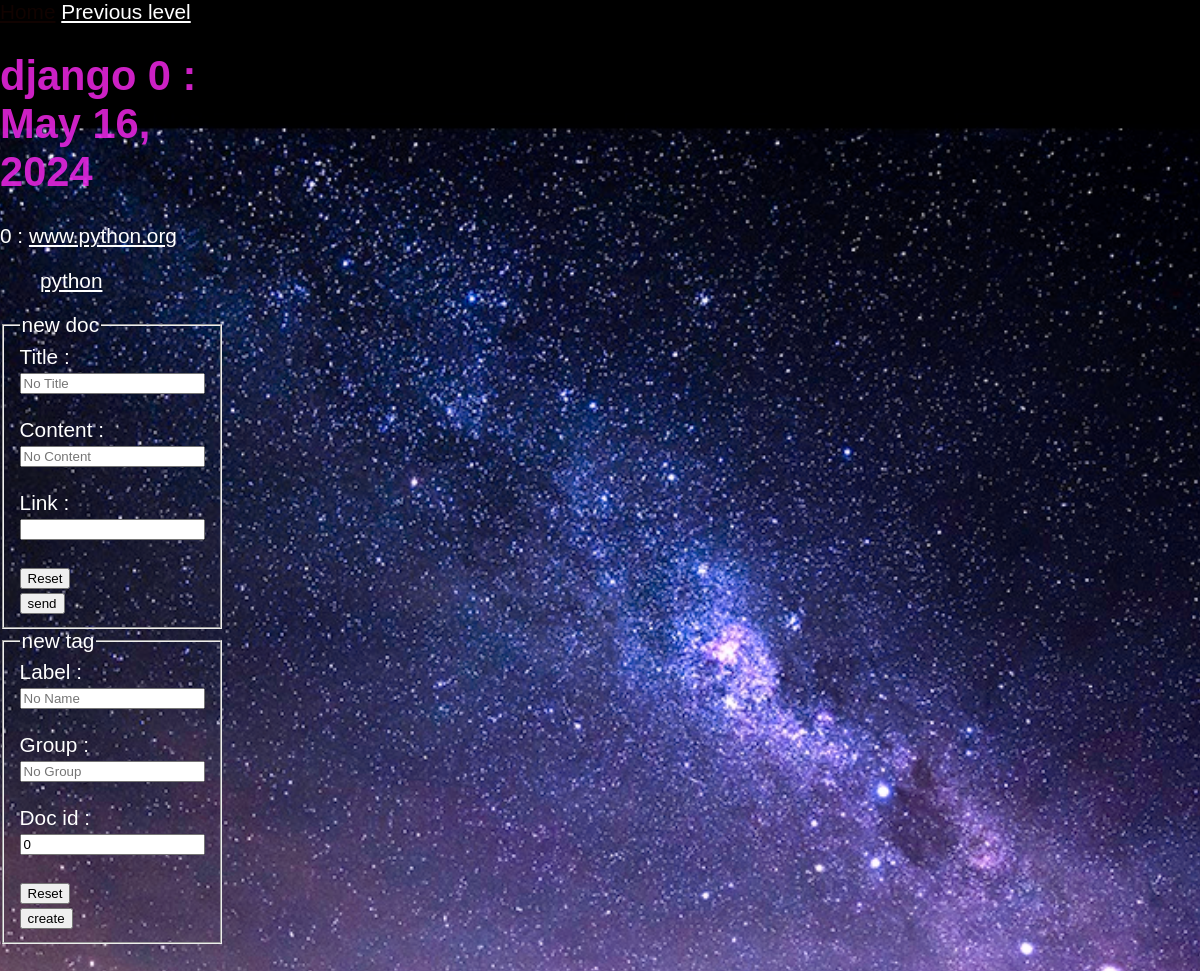
Page /doc/0 on the committed database.
### doc/models.py (models this page shows, shortened)
class Document(models.Model):
    title = models.CharField(max_length=40,default="")
    content = models.CharField(max_length=100,default="")
    date = models.DateField("date creation",default=timezone.now)
    link = models.URLField()
    """
    @classmethod
    def create(cls,title,content_id,group_id,date,link):
        item = cls(group_id,title,content_id,date,link)
        # do something with the created item
        return item
    """

class Tag(models.Model):
    group = models.ForeignKey(Group,on_delete=models.CASCADE,default=None)
    name = models.CharField(max_length=30,default="")
    doc_id = models.ForeignKey(Document,on_delete=models.CASCADE,default=0)
    is_group = models.BooleanField(default=False)

### doc/views.py (the view)
# urls.py: path("<int:document_id>",views.detail,name="detail"),
def detail(request,document_id=None):
    name = "detail"
    print(document_id,request)
    if document_id != None:
        document = get_object_or_404(Document,pk=document_id)
        tags = Tag.objects.filter(pk=document_id)
        context={"name":name,"tags":tags,"document":document}
    else:
        document_list = Document.objects.order_by("id")
        last_id = Document.objects.last().id
        next_id = last_id + 1
        context={"name":name,"next_id":next_id,"document_list":document_list}
    return render(request,"doc/detail.html",context)

### doc/templates/doc/detail.html (shortened to what this page needs)
<!doctype html>
<html>
    <head>
        {% load static %}
        <link href="{% static '/style2.css' %}" rel="stylesheet">
    </head>
    <body>
        <div>
            <a href="/doc">Home</a>
            <a href="../">Previous level</a>
            {% if document %}
            <h1>{{ document.title }} : {{ document.date }}</h1>
            <p> {{ document.id }} : <a href="{{document.link}}">{{document.link}}</a></p>
                <ul>
                    {% if tags %}
                        {% for t in tags %}
                            <li><a href="/tag/{{t.id}}" >{{t.name}}</a></li>
                        {% endfor %}
                    {% else %}
                    No tag found for doc id = {{document.id}}
                    {% endif %}
                </ul>
            {% endif %}
            <div>
                {% if document %}
                <form method="post" action="{% url 'detail' document.id %}">
                {% else %}
                <form method="post" action="{% url 'detail' %}">
                {%endif%}
                    <fieldset>
                        <legend>new doc</legend>
                        <div>
                            <label for="ftitle">Title :</label>
                            <input type="text" id="ftitle" name="ftitle" placeholder="No Title">
                        </div>
                        <br>
                        <div>
                            <label for="fcontent">Content :</label>
                            <input type="text" id="fcontent" name="fcontent" placeholder="No Content">
                        </div>
                        <br>
                        <div>
                            <label for="flink">Link :</label>
                            <input type="link" id="flink" name="flink">
                        </div>
                        <br>
                        <div>
                            <input type="reset">
                        </div>
                        <div>
                            <input type="submit" value="send">
                        </div>
                    </fieldset>
                </form>
                {%if document %}
                <form method="post" action="{% url 'detail' document.id %}" >
                {% else %}
                <form method="post" action="{% url 'detail' %}">
                {% endif %}
                    <fieldset>
                        <legend>new tag</legend>
                        <div>
                            <label for="fname">Label :</label>
                            <input type="text" id="fname" name="fname" placeholder="No Name">
                        </div>
                        <br>
                        <div>
                            <label for="fgroup">Group :</label>
                            <input type="text" id="fgroup" name="fgroup" placeholder="No Group">
                        </div>
                        <br>
                        <div>
                            <label for="fdid">Doc id :</label>
                            <input type="text" id="fdid" name="fdid" value="{{document.id}}">
                        </div>
                        <br>
                        <div>
                            <input type="reset">
                        </div>
                        <div>
                            <input type="submit" value="create" id="create">
                        </div>
                    </fieldset>
                </form>
            </div>
        </div>
    </body>
</html>

### doc/static/style2.css (style rules this page uses)
a { color: white }
ul { list-style: none; transition: 1s; }
body { height: 1800px; margin: 0; padding: 0; background: url(../static/img/bg/star.jpg); background-repeat: no-repeat; background-position: center; background-attachment: fixed; background-size: cover; display:grid; grid-template-rows: 1fr 1fr 5fr 1fr 1fr; grid-template-columns: 1fr 6fr 1fr; font-family: 'Franklin Gothic Medium', 'Arial Narrow', Arial, sans-serif; font-size: 1.3rem; color : rgba(233, 143, 221,0.9); }
h1 { color: rgba(255,40,245,0.8); align-self: center; }
p { justify-content: flex-end; }
ul { display: flex; flex-direction: column; }

### rows in the picture
Document: title "django 0", date "May 16, 2024", id "0", link "www.python.org", fdid "0"
Tag: name "python"
